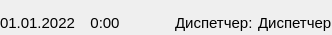
     <widget class="QWidget" name="widget_1_head" native="true">
      <property name="minimumSize">
       <size>
        <width>0</width>
        <height>35</height>
       </size>
      </property>
      <property name="maximumSize">
       <size>
        <width>16777215</width>
        <height>35</height>
       </size>
      </property>
      <layout class="QHBoxLayout" name="horizontalLayout_2">
       <property name="spacing">
        <number>5</number>
       </property>
       <property name="leftMargin">
        <number>0</number>
       </property>
       <property name="topMargin">
        <number>10</number>
       </property>
       <property name="rightMargin">
        <number>0</number>
       </property>
       <property name="bottomMargin">
        <number>0</number>
       </property>
       <item>
        <widget class="QLabel" name="label_date_now">
         <property name="font">
          <font>
           <pointsize>11</pointsize>
           <weight>50</weight>
           <bold>false</bold>
          </font>
         </property>
         <property name="text">
          <string>01.01.2022</string>
         </property>
        </widget>
       </item>
       <item>
        <widget class="QLabel" name="label_time_now">
         <property name="minimumSize">
          <size>
           <width>50</width>
           <height>0</height>
          </size>
         </property>
         <property name="maximumSize">
          <size>
           <width>50</width>
           <height>16777215</height>
          </size>
         </property>
         <property name="font">
          <font>
           <pointsize>11</pointsize>
           <weight>50</weight>
           <bold>false</bold>
          </font>
         </property>
         <property name="text">
          <string>0:00</string>
         </property>
         <property name="alignment">
          <set>Qt::AlignCenter</set>
         </property>
        </widget>
       </item>
       <item>
        <spacer name="horizontalSpacer_2">
         <property name="orientation">
          <enum>Qt::Horizontal</enum>
         </property>
         <property name="sizeHint" stdset="0">
          <size>
           <width>40</width>
           <height>20</height>
          </size>
         </property>
        </spacer>
       </item>
       <item>
        <widget class="QLabel" name="label_dispatcher_info">
         <property name="font">
          <font>
           <pointsize>11</pointsize>
           <weight>50</weight>
           <bold>false</bold>
          </font>
         </property>
         <property name="text">
          <string>Диспетчер:</string>
         </property>
        </widget>
       </item>
       <item>
        <widget class="QLabel" name="label_dispatcher_now">
         <property name="font">
          <font>
           <pointsize>11</pointsize>
           <weight>50</weight>
           <bold>false</bold>
          </font>
         </property>
         <property name="text">
          <string>Диспетчер</string>
         </property>
        </widget>
       </item>
      </layout>
     </widget>
